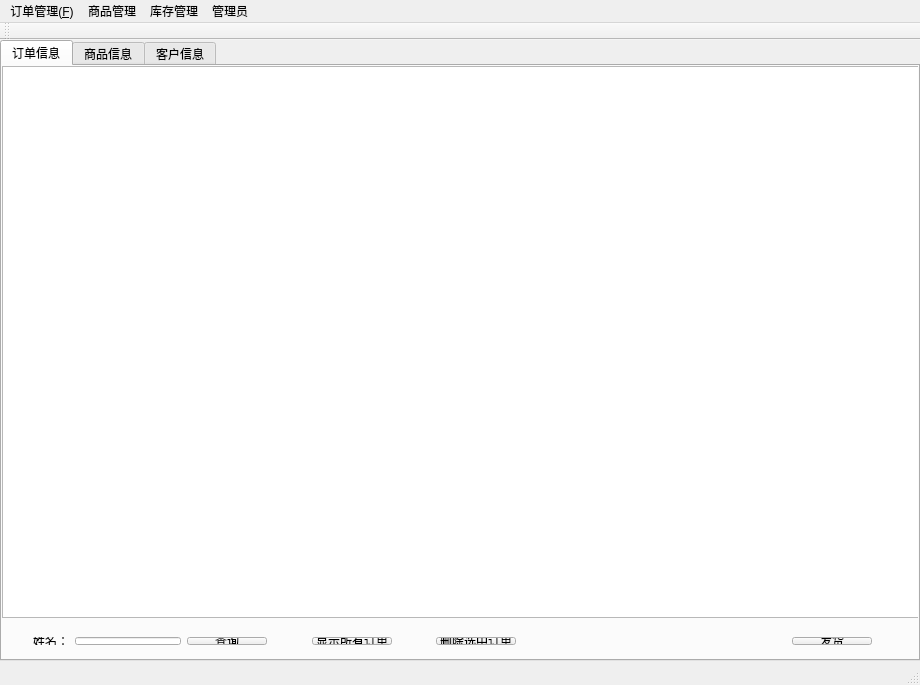
<?xml version="1.0" encoding="UTF-8"?>
<ui version="4.0">
 <class>MainWindow</class>
 <widget class="QMainWindow" name="MainWindow">
  <property name="geometry">
   <rect>
    <x>0</x>
    <y>0</y>
    <width>920</width>
    <height>685</height>
   </rect>
  </property>
  <property name="windowTitle">
   <string>手机销售管理系统</string>
  </property>
  <widget class="QWidget" name="centralWidget">
   <widget class="QTabWidget" name="tabWidget">
    <property name="geometry">
     <rect>
      <x>0</x>
      <y>0</y>
      <width>920</width>
      <height>621</height>
     </rect>
    </property>
    <property name="currentIndex">
     <number>0</number>
    </property>
    <widget class="QWidget" name="tab">
     <attribute name="title">
      <string>订单信息</string>
     </attribute>
     <widget class="QTableView" name="tableView">
      <property name="geometry">
       <rect>
        <x>0</x>
        <y>0</y>
        <width>920</width>
        <height>552</height>
       </rect>
      </property>
     </widget>
     <widget class="QWidget" name="layoutWidget">
      <property name="geometry">
       <rect>
        <x>20</x>
        <y>560</y>
        <width>861</width>
        <height>30</height>
       </rect>
      </property>
      <layout class="QHBoxLayout" name="horizontalLayout">
       <item>
        <widget class="QLabel" name="label">
         <property name="text">
          <string>姓名：</string>
         </property>
        </widget>
       </item>
       <item>
        <widget class="QLineEdit" name="lineEdit"/>
       </item>
       <item>
        <widget class="QPushButton" name="pushButton">
         <property name="text">
          <string>查询</string>
         </property>
        </widget>
       </item>
       <item>
        <spacer name="horizontalSpacer">
         <property name="orientation">
          <enum>Qt::Horizontal</enum>
         </property>
         <property name="sizeHint" stdset="0">
          <size>
           <width>40</width>
           <height>20</height>
          </size>
         </property>
        </spacer>
       </item>
       <item>
        <widget class="QPushButton" name="pushButton_3">
         <property name="text">
          <string>显示所有订单</string>
         </property>
        </widget>
       </item>
       <item>
        <spacer name="horizontalSpacer_2">
         <property name="orientation">
          <enum>Qt::Horizontal</enum>
         </property>
         <property name="sizeHint" stdset="0">
          <size>
           <width>40</width>
           <height>20</height>
          </size>
         </property>
        </spacer>
       </item>
       <item>
        <widget class="QPushButton" name="pushButton_2">
         <property name="text">
          <string>删除选中订单</string>
         </property>
        </widget>
       </item>
       <item>
        <spacer name="horizontalSpacer_4">
         <property name="orientation">
          <enum>Qt::Horizontal</enum>
         </property>
         <property name="sizeHint" stdset="0">
          <size>
           <width>40</width>
           <height>20</height>
          </size>
         </property>
        </spacer>
       </item>
       <item>
        <spacer name="horizontalSpacer_5">
         <property name="orientation">
          <enum>Qt::Horizontal</enum>
         </property>
         <property name="sizeHint" stdset="0">
          <size>
           <width>40</width>
           <height>20</height>
          </size>
         </property>
        </spacer>
       </item>
       <item>
        <spacer name="horizontalSpacer_8">
         <property name="orientation">
          <enum>Qt::Horizontal</enum>
         </property>
         <property name="sizeHint" stdset="0">
          <size>
           <width>40</width>
           <height>20</height>
          </size>
         </property>
        </spacer>
       </item>
       <item>
        <spacer name="horizontalSpacer_7">
         <property name="orientation">
          <enum>Qt::Horizontal</enum>
         </property>
         <property name="sizeHint" stdset="0">
          <size>
           <width>40</width>
           <height>20</height>
          </size>
         </property>
        </spacer>
       </item>
       <item>
        <spacer name="horizontalSpacer_6">
         <property name="orientation">
          <enum>Qt::Horizontal</enum>
         </property>
         <property name="sizeHint" stdset="0">
          <size>
           <width>40</width>
           <height>20</height>
          </size>
         </property>
        </spacer>
       </item>
       <item>
        <spacer name="horizontalSpacer_9">
         <property name="orientation">
          <enum>Qt::Horizontal</enum>
         </property>
         <property name="sizeHint" stdset="0">
          <size>
           <width>40</width>
           <height>20</height>
          </size>
         </property>
        </spacer>
       </item>
       <item>
        <spacer name="horizontalSpacer_10">
         <property name="orientation">
          <enum>Qt::Horizontal</enum>
         </property>
         <property name="sizeHint" stdset="0">
          <size>
           <width>40</width>
           <height>20</height>
          </size>
         </property>
        </spacer>
       </item>
       <item>
        <widget class="QPushButton" name="pushButton_4">
         <property name="text">
          <string>发货</string>
         </property>
        </widget>
       </item>
      </layout>
     </widget>
    </widget>
    <widget class="QWidget" name="tab_2">
     <attribute name="title">
      <string>商品信息</string>
     </attribute>
     <widget class="QTableView" name="tableView_2">
      <property name="geometry">
       <rect>
        <x>0</x>
        <y>0</y>
        <width>920</width>
        <height>552</height>
       </rect>
      </property>
     </widget>
     <widget class="QPushButton" name="RefreshBtn">
      <property name="geometry">
       <rect>
        <x>20</x>
        <y>560</y>
        <width>93</width>
        <height>28</height>
       </rect>
      </property>
      <property name="text">
       <string>刷新</string>
      </property>
     </widget>
    </widget>
    <widget class="QWidget" name="tab_3">
     <attribute name="title">
      <string>客户信息</string>
     </attribute>
     <widget class="QTableView" name="tableView_3">
      <property name="geometry">
       <rect>
        <x>0</x>
        <y>0</y>
        <width>920</width>
        <height>552</height>
       </rect>
      </property>
     </widget>
     <widget class="QWidget" name="layoutWidget">
      <property name="geometry">
       <rect>
        <x>20</x>
        <y>560</y>
        <width>441</width>
        <height>30</height>
       </rect>
      </property>
      <layout class="QHBoxLayout" name="horizontalLayout_2">
       <item>
        <widget class="QLabel" name="label_2">
         <property name="text">
          <string>姓名：</string>
         </property>
        </widget>
       </item>
       <item>
        <widget class="QLineEdit" name="lineEdit_2"/>
       </item>
       <item>
        <widget class="QPushButton" name="pushButton_5">
         <property name="text">
          <string>查询</string>
         </property>
        </widget>
       </item>
       <item>
        <spacer name="horizontalSpacer_3">
         <property name="orientation">
          <enum>Qt::Horizontal</enum>
         </property>
         <property name="sizeHint" stdset="0">
          <size>
           <width>40</width>
           <height>20</height>
          </size>
         </property>
        </spacer>
       </item>
       <item>
        <widget class="QPushButton" name="ShowCustomerBtn">
         <property name="text">
          <string>显示所有客户</string>
         </property>
        </widget>
       </item>
      </layout>
     </widget>
    </widget>
   </widget>
  </widget>
  <widget class="QStatusBar" name="statusBar"/>
  <widget class="QToolBar" name="mainToolBar">
   <attribute name="toolBarArea">
    <enum>TopToolBarArea</enum>
   </attribute>
   <attribute name="toolBarBreak">
    <bool>false</bool>
   </attribute>
  </widget>
  <widget class="QMenuBar" name="menuBar">
   <property name="geometry">
    <rect>
     <x>0</x>
     <y>0</y>
     <width>920</width>
     <height>26</height>
    </rect>
   </property>
   <widget class="QMenu" name="menu_F">
    <property name="title">
     <string>订单管理(&amp;F)</string>
    </property>
    <addaction name="neworder_action"/>
    <addaction name="changeorder_action"/>
    <addaction name="selectorder_action"/>
   </widget>
   <widget class="QMenu" name="menu">
    <property name="title">
     <string>商品管理</string>
    </property>
    <addaction name="newphone_action"/>
    <addaction name="changephone_action"/>
   </widget>
   <widget class="QMenu" name="menu_2">
    <property name="title">
     <string>库存管理</string>
    </property>
    <addaction name="addstock_action"/>
    <addaction name="changestock_action"/>
   </widget>
   <widget class="QMenu" name="menu_4">
    <property name="title">
     <string>管理员</string>
    </property>
    <addaction name="adduser_action"/>
    <addaction name="changeuser_action"/>
   </widget>
   <addaction name="menu_F"/>
   <addaction name="menu"/>
   <addaction name="menu_2"/>
   <addaction name="menu_4"/>
  </widget>
  <action name="neworder_action">
   <property name="text">
    <string>新建订单</string>
   </property>
  </action>
  <action name="changeorder_action">
   <property name="text">
    <string>修改订单</string>
   </property>
  </action>
  <action name="newphone_action">
   <property name="text">
    <string>添加商品</string>
   </property>
  </action>
  <action name="changephone_action">
   <property name="text">
    <string>修改商品</string>
   </property>
  </action>
  <action name="selectorder_action">
   <property name="enabled">
    <bool>true</bool>
   </property>
   <property name="text">
    <string>订单查询</string>
   </property>
  </action>
  <action name="addstock_action">
   <property name="text">
    <string>添加库存</string>
   </property>
  </action>
  <action name="changestock_action">
   <property name="text">
    <string>修改库存</string>
   </property>
  </action>
  <action name="adduser_action">
   <property name="text">
    <string>添加管理员</string>
   </property>
  </action>
  <action name="changeuser_action">
   <property name="text">
    <string>密码修改</string>
   </property>
  </action>
 </widget>
 <layoutdefault spacing="6" margin="11"/>
 <resources/>
 <connections/>
</ui>
